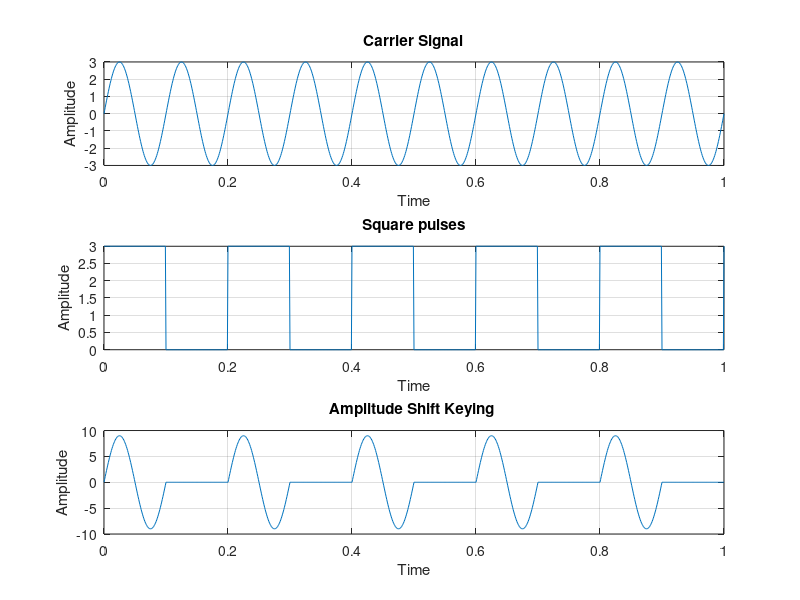

The MATLAB script that drew this image:
% amplitude shift key
clear all;
close all;
clc;

f1=10;
f2=5;
a=3;
t=0:0.001:1;

x=a.*sin(2*pi*f1*t);
u=a/2*square(2*pi*f2*t)+a/2;
v=x.*u;

subplot(3,1,1);
plot(t,x);
xlabel('Time');
ylabel('Amplitude');
title('Carrier Signal');
grid on;

subplot(3,1,2);
plot(t,u);
xlabel('Time');
ylabel('Amplitude');
title('Square pulses');
grid on;

subplot(3,1,3);
plot(t,v);
xlabel('Time');
ylabel('Amplitude');
title('Amplitude Shift Keying ');
grid on;
